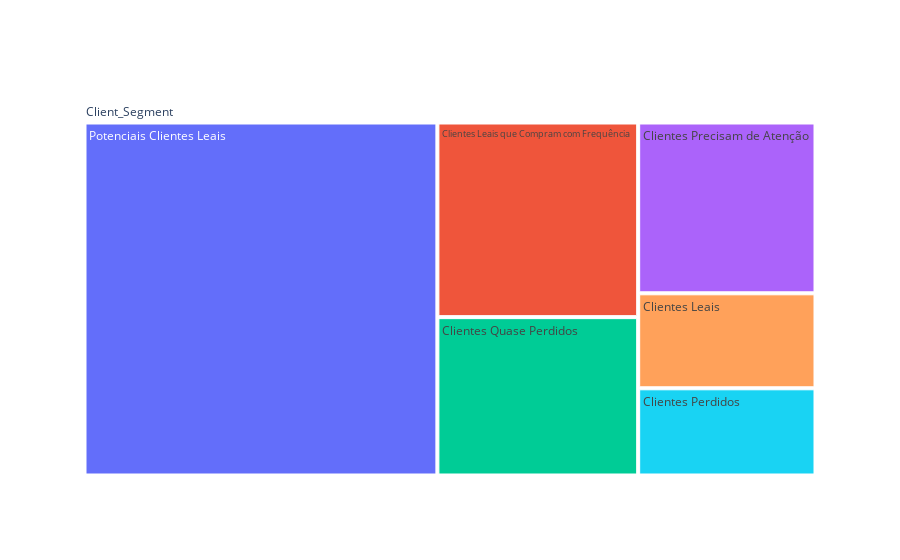

Write notebook code for a chart like this one.
### Code cell
fig = go.Figure(go.Treemap(
    labels = rfm_level_ag['Client_Segment'],
    parents = ['Client_Segment', 
               'Client_Segment', 
               'Client_Segment', 
               'Client_Segment', 
               'Client_Segment', 
               'Client_Segment', 
               'Client_Segment'],  
    values = rfm_level_ag[('Monetary', 'count')]))
fig.show()

### Figure 1 — Plotly figure (JSON) as saved in the notebook; plotly's stock layout.template omitted (floating-point values rounded to 4 significant figures)
{"data": [{"labels": ["Clientes Leais", "Clientes Leais que Compram com Frequência", "Clientes Perdidos", "Clientes Precisam de Atenção", "Clientes Quase Perdidos", "Potenciais Clientes Leais"], "parents": ["Client_Segment", "Client_Segment", "Client_Segment", "Client_Segment", "Client_Segment", "Client_Segment", "Client_Segment"], "type": "treemap", "values": [6141, 14249, 5638, 11043, 11595, 45421]}], "layout": {}}
